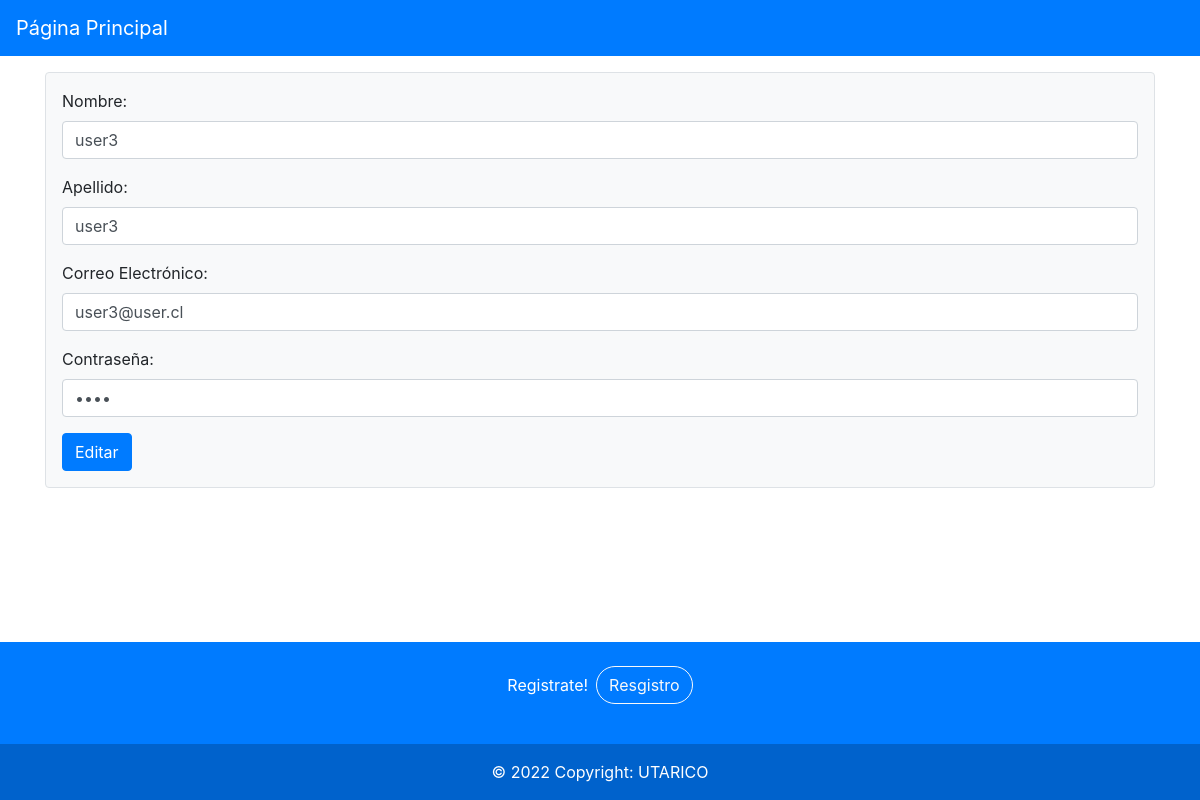
/resources/php/user/user_edit_form.php?id=8, run on the app's committed database.
### tables this page shows
CREATE TABLE `usuarios` (
  `id` int(11) NOT NULL,
  `nombre` varchar(50) NOT NULL,
  `apellido` varchar(50) NOT NULL,
  `correo` varchar(100) NOT NULL,
  `contrasena` varchar(100) NOT NULL,
  `fecha_creacion` date NOT NULL
);

### resources/php/user/user_edit_form.php (the view, shortened to what this page needs)
<!DOCTYPE html>
<html lang="en">
<head>
    <link rel="stylesheet" href="https://cdn.jsdelivr.net/npm/bootstrap@4.6.1/dist/css/bootstrap.min.css">
    <link type="text/css" rel="stylesheet" href="../../css/estilo.css">
</head>
<body>
    <?php
    include("../conexion.php");
    $id = $_GET['id'];
    $consulta = "SELECT * FROM proyecto.usuarios WHERE id = $id";
    $resultado = $conn->query($consulta);
    $datosUser = $resultado->fetch_array(MYSQLI_ASSOC);
    ?>
    <header>
        <nav class="navbar navbar-dark bg-primary justify-content-start">
            <a class="navbar-brand" href="main.html"> Página Principal</a>
        </nav>
    </header>
    <div class="container">
        <form action="../user/edit_user_trigger.php" class="bg-light my-3 p-3 border rounded" method="POST" enctype="multipart/form-data">
            <div class="form-group">
                <label for="nombre">Nombre:</label>
                <input type="text" class="form-control" value="<?php echo $datosUser['nombre']; ?>" name="nombre" id="nombre" required>
            </div>
            <div class="form-group">
                <label for="apelido">Apellido:</label>
                <input type="text" class="form-control" value="<?php echo $datosUser['apellido']; ?>" name="apellido" id="apellido" required>
            </div>
            <div class="form-group">
                <label for="email">Correo Electrónico:</label>
                <input type="email" class="form-control" value="<?php echo $datosUser['correo']; ?>" name="email" id="email" required>
            </div>
            <div class="form-group">
                <label for="pass">Contraseña:</label>
                <input type="password" class="form-control" value="<?php echo $datosUser['contrasena']; ?>" name="pass" id="pass" required>
            </div>
            <button type="submit" name="accion" value="editar" class="btn btn-primary">Editar</button>
        </form>
    </div>
    <footer class="text-center text-white bg-primary">
        <div class="container p-4 pb-0">
            <section class="">
                <p class="d-flex justify-content-center align-items-center">
                <span class="me-3">Registrate!</span>
                <button type="button" class="btn btn-outline-light rounded-pill ml-2">
                    Resgistro
                </button>
                </p>
            </section>
        </div>
        <div class="text-center p-3" style="background-color: rgba(0, 0, 0, 0.2);">
        © 2022 Copyright: UTARICO
        </div>
    </footer>
</body>
</html>

### resources/css/estilo.css (style rules this page uses)
html { height: 100%; }
body { margin: 0; padding: 0; display: flex; flex-direction: column; min-height: 100vh; }
section { height: 100%; }
footer { margin-top: auto; }

### data on the page
usuarios: nombre "user3", apellido "user3", email "user3@user.cl"
